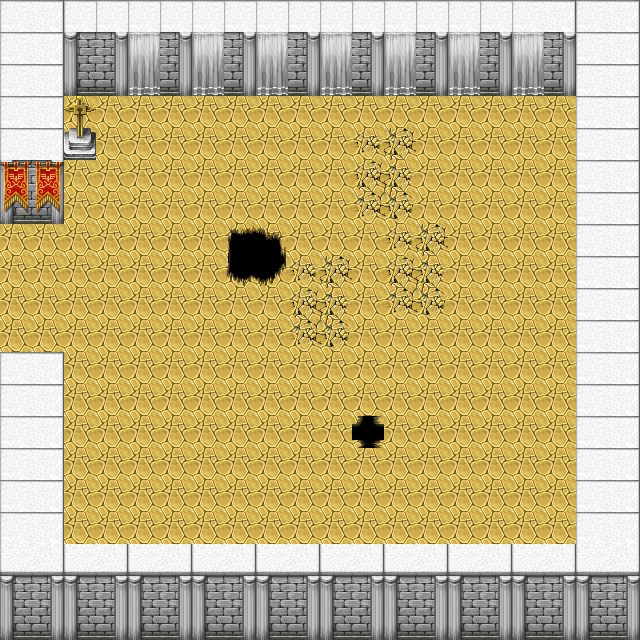

Rendered tile map (Tiled .tmx) drawn with the repository's tilesets; below, a short description and the map source with its tile grids summarised:
An orthogonal 20x20 tile map with 32x32 px tiles, 3 tile layers (background, buildings, cover) and 2 objects (player, door).

<map version="1.0" tiledversion="1.1.5" orientation="orthogonal" renderorder="right-down" width="20" height="20" tilewidth="32" tileheight="32" infinite="0" nextobjectid="3">
 <tileset firstgid="1" name="map2" tilewidth="32" tileheight="32" tilecount="1600" columns="40">
  <image source="../Game-GetOut/assets/images/map2.png" width="1280" height="1280" />
 </tileset>
 <layer name="background" width="20" height="20">
  <data>[400 cells, 400 non-empty, 12 distinct tile ids]</data>
 </layer>
 <layer name="buildings" width="20" height="20">
  <properties>
   <property name="collision" type="bool" value="true" />
  </properties>
  <data>[400 cells, 175 non-empty, 15 distinct tile ids]</data>
 </layer>
 <layer name="cover" width="20" height="20">
  <data>[400 cells, 36 non-empty, 10 distinct tile ids]</data>
 </layer>
 <objectgroup name="objects">
  <object id="1" name="player" type="player" x="40" y="268" width="32" height="32">
   <properties>
    <property name="group" value="players" />
    <property name="texture" value="player_spritesheet" />
    <property name="walking_speed" type="int" value="50" />
   </properties>
  </object>
  <object id="2" name="door" type="door" x="0" y="223" width="32" height="123">
   <properties>
    <property name="group" value="doors" />
    <property name="next_level" value="assets/preload/map2.json" />
    <property name="texture" value="" />
   </properties>
  </object>
 </objectgroup>
</map>
